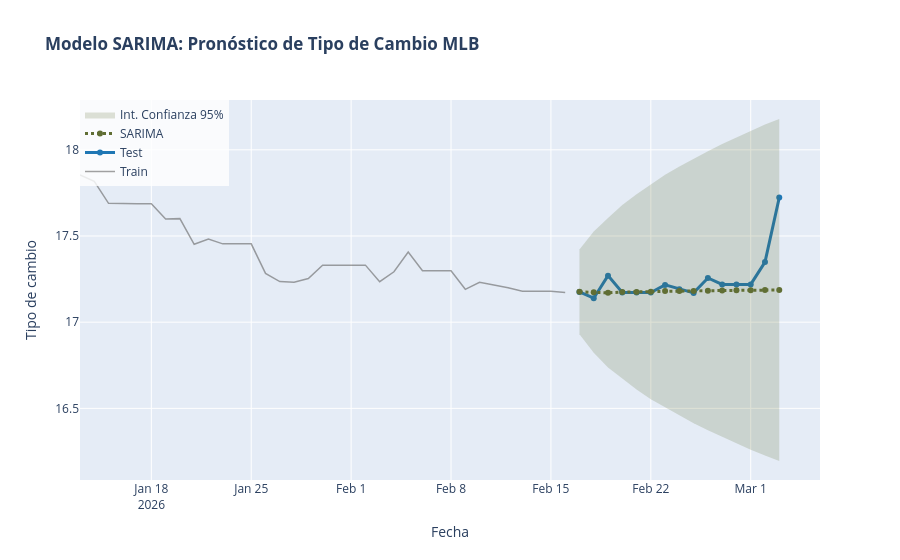

The code cell stored with this chart in its notebook:
### Code cell
# Realizar modelo de SARIMA
model = SARIMAX(train[col_target],
                order=(1,1,1),
                seasonal_order=(2,0,1,7),
                trend='c')

results = model.fit(disp=False,method='powell')

# Predecimos n pasos hacia el futuro (donde n = tamaño del test)
forecast_object = results.get_forecast(steps=len(test))
forecast_vals = forecast_object.predicted_mean
conf_int = forecast_object.conf_int(alpha=0.05) # Intervalo del 95%

# Metricas de error
rmse = np.sqrt(mean_squared_error(test[col_target], forecast_vals))
mape = mean_absolute_percentage_error(test[col_target], forecast_vals)
mae = mean_absolute_error(test[col_target], forecast_vals)


print(f"\n--- Errores del modelo ---")
print(f"RMSE: {rmse:.2f}")
print(f"MAPE: {mape:.2%}")
print(f"MAE: {mae:.2f}")

print(results.summary())

# Grafica
fig = go.Figure()

# Train
fig.add_trace(go.Scatter(
    x=train[-num_dias-20:][col_target].index, y=train[-num_dias-20:][col_target],
    mode='lines',
    name='Train',
    line=dict(color='rgba(100, 100, 100, 0.6)', width=1.5)
))

# Test
fig.add_trace(go.Scatter(
    x=test[col_target].index, y=test[col_target],
    name='Test',
    line=dict(color='#1f77b4', width=3),
    marker=dict(size=6)
))

# Forecast
fig.add_trace(go.Scatter(
    x=test.index, y=forecast_vals,
    name='SARIMA',
    line=dict(color='#606E34', width=3, dash='dot')
))

# Intervalos de Confianza
fig.add_trace(go.Scatter(
    x=conf_int.index, y=conf_int.iloc[:, 0],
    mode='lines', line=dict(width=0), showlegend=False, hoverinfo='skip'
))
fig.add_trace(go.Scatter(
    x=conf_int.index, y=conf_int.iloc[:, 1],
    mode='lines', line=dict(width=0), fill='tonexty',
    fillcolor='rgba(96, 110, 52, 0.2)',
    name='Int. Confianza 95%', hoverinfo='skip'
))

# Titulos
fig.update_layout(
    title=f'<b>Modelo SARIMA: Pronóstico de Tipo de Cambio MLB</b><br><sup>',
    xaxis_title='Fecha',
    yaxis_title='Tipo de cambio',
    legend=dict(x=0, y=1, bgcolor='rgba(255,255,255,0.8)'),
    hovermode="x unified"
)

fig.show()

### Figure 1 — Plotly figure (JSON) as saved in the notebook; plotly's stock layout.template omitted (floating-point values rounded to 4 significant figures)
{"data": [{"line": {"color": "rgba(100, 100, 100, 0.6)", "width": 1.5}, "mode": "lines", "name": "Train", "type": "scatter", "x": ["2026-01-13T00:00:00.000000", "2026-01-14T00:00:00.000000", "2026-01-15T00:00:00.000000", "2026-01-16T00:00:00.000000", "2026-01-17T00:00:00.000000", "2026-01-18T00:00:00.000000", "2026-01-19T00:00:00.000000", "2026-01-20T00:00:00.000000", "2026-01-21T00:00:00.000000", "2026-01-22T00:00:00.000000", "2026-01-23T00:00:00.000000", "2026-01-24T00:00:00.000000", "2026-01-25T00:00:00.000000", "2026-01-26T00:00:00.000000", "2026-01-27T00:00:00.000000", "2026-01-28T00:00:00.000000", "2026-01-29T00:00:00.000000", "2026-01-30T00:00:00.000000", "2026-01-31T00:00:00.000000", "2026-02-01T00:00:00.000000", "2026-02-02T00:00:00.000000", "2026-02-03T00:00:00.000000", "2026-02-04T00:00:00.000000", "2026-02-05T00:00:00.000000", "2026-02-06T00:00:00.000000", "2026-02-07T00:00:00.000000", "2026-02-08T00:00:00.000000", "2026-02-09T00:00:00.000000", "2026-02-10T00:00:00.000000", "2026-02-11T00:00:00.000000", "2026-02-12T00:00:00.000000", "2026-02-13T00:00:00.000000", "2026-02-14T00:00:00.000000", "2026-02-15T00:00:00.000000", "2026-02-16T00:00:00.000000"], "y": [17.85, 17.82, 17.69, 17.69, 17.69, 17.69, 17.6, 17.6, 17.45, 17.48, 17.45, 17.45, 17.45, 17.28, 17.24, 17.23, 17.25, 17.33, 17.33, 17.33, 17.33, 17.23, 17.29, 17.41, 17.3, 17.3, 17.3, 17.19, 17.23, 17.22, 17.2, 17.18, 17.18, 17.18, 17.17]}, {"line": {"color": "#1f77b4", "width": 3}, "marker": {"size": 6}, "name": "Test", "type": "scatter", "x": ["2026-02-17T00:00:00.000000", "2026-02-18T00:00:00.000000", "2026-02-19T00:00:00.000000", "2026-02-20T00:00:00.000000", "2026-02-21T00:00:00.000000", "2026-02-22T00:00:00.000000", "2026-02-23T00:00:00.000000", "2026-02-24T00:00:00.000000", "2026-02-25T00:00:00.000000", "2026-02-26T00:00:00.000000", "2026-02-27T00:00:00.000000", "2026-02-28T00:00:00.000000", "2026-03-01T00:00:00.000000", "2026-03-02T00:00:00.000000", "2026-03-03T00:00:00.000000"], "y": [17.18, 17.14, 17.27, 17.17, 17.17, 17.17, 17.22, 17.19, 17.17, 17.26, 17.22, 17.22, 17.22, 17.35, 17.72]}, {"line": {"color": "#606E34", "dash": "dot", "width": 3}, "name": "SARIMA", "type": "scatter", "x": ["2026-02-17T00:00:00.000000", "2026-02-18T00:00:00.000000", "2026-02-19T00:00:00.000000", "2026-02-20T00:00:00.000000", "2026-02-21T00:00:00.000000", "2026-02-22T00:00:00.000000", "2026-02-23T00:00:00.000000", "2026-02-24T00:00:00.000000", "2026-02-25T00:00:00.000000", "2026-02-26T00:00:00.000000", "2026-02-27T00:00:00.000000", "2026-02-28T00:00:00.000000", "2026-03-01T00:00:00.000000", "2026-03-02T00:00:00.000000", "2026-03-03T00:00:00.000000"], "y": [17.18, 17.17, 17.17, 17.18, 17.18, 17.18, 17.18, 17.18, 17.18, 17.18, 17.18, 17.18, 17.19, 17.19, 17.19]}, {"hoverinfo": "skip", "line": {"width": 0}, "mode": "lines", "showlegend": false, "type": "scatter", "x": ["2026-02-17T00:00:00.000000", "2026-02-18T00:00:00.000000", "2026-02-19T00:00:00.000000", "2026-02-20T00:00:00.000000", "2026-02-21T00:00:00.000000", "2026-02-22T00:00:00.000000", "2026-02-23T00:00:00.000000", "2026-02-24T00:00:00.000000", "2026-02-25T00:00:00.000000", "2026-02-26T00:00:00.000000", "2026-02-27T00:00:00.000000", "2026-02-28T00:00:00.000000", "2026-03-01T00:00:00.000000", "2026-03-02T00:00:00.000000", "2026-03-03T00:00:00.000000"], "y": [16.93, 16.82, 16.74, 16.67, 16.61, 16.55, 16.51, 16.46, 16.41, 16.37, 16.33, 16.3, 16.26, 16.23, 16.19]}, {"fill": "tonexty", "fillcolor": "rgba(96, 110, 52, 0.2)", "hoverinfo": "skip", "line": {"width": 0}, "mode": "lines", "name": "Int. Confianza 95%", "type": "scatter", "x": ["2026-02-17T00:00:00.000000", "2026-02-18T00:00:00.000000", "2026-02-19T00:00:00.000000", "2026-02-20T00:00:00.000000", "2026-02-21T00:00:00.000000", "2026-02-22T00:00:00.000000", "2026-02-23T00:00:00.000000", "2026-02-24T00:00:00.000000", "2026-02-25T00:00:00.000000", "2026-02-26T00:00:00.000000", "2026-02-27T00:00:00.000000", "2026-02-28T00:00:00.000000", "2026-03-01T00:00:00.000000", "2026-03-02T00:00:00.000000", "2026-03-03T00:00:00.000000"], "y": [17.42, 17.53, 17.6, 17.68, 17.74, 17.8, 17.86, 17.9, 17.95, 17.99, 18.03, 18.07, 18.11, 18.15, 18.18]}], "layout": {"hovermode": "x unified", "legend": {"bgcolor": "rgba(255,255,255,0.8)", "x": 0, "y": 1}, "title": {"text": "<b>Modelo SARIMA: Pronóstico de Tipo de Cambio MLB</b><br><sup>"}, "xaxis": {"title": {"text": "Fecha"}}, "yaxis": {"title": {"text": "Tipo de cambio"}}}}
